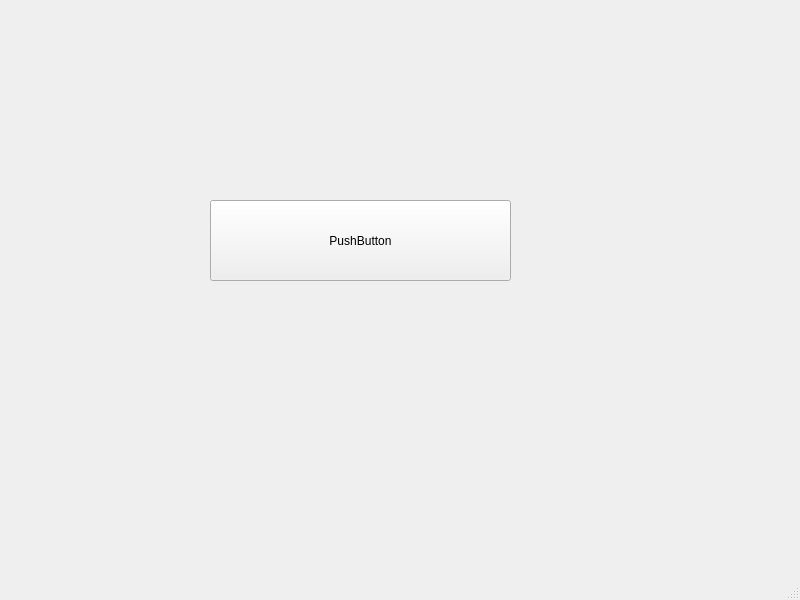
<?xml version="1.0" encoding="UTF-8"?>
<ui version="4.0">
 <class>MainWindow</class>
 <widget class="QMainWindow" name="MainWindow">
  <property name="geometry">
   <rect>
    <x>0</x>
    <y>0</y>
    <width>800</width>
    <height>600</height>
   </rect>
  </property>
  <property name="windowTitle">
   <string>MainWindow</string>
  </property>
  <widget class="QWidget" name="centralwidget">
   <widget class="QPushButton" name="pushButton">
    <property name="geometry">
     <rect>
      <x>210</x>
      <y>200</y>
      <width>301</width>
      <height>81</height>
     </rect>
    </property>
    <property name="text">
     <string>PushButton</string>
    </property>
   </widget>
  </widget>
  <widget class="QMenuBar" name="menubar">
   <property name="geometry">
    <rect>
     <x>0</x>
     <y>0</y>
     <width>800</width>
     <height>30</height>
    </rect>
   </property>
  </widget>
  <widget class="QStatusBar" name="statusbar"/>
 </widget>
 <resources/>
 <connections/>
</ui>
